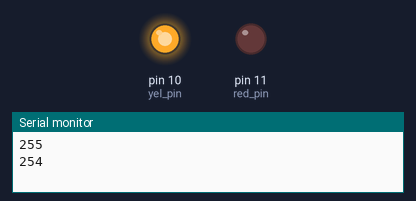
This sketch was run on a simulated Arduino Uno, built with avr-gcc and run on an emulated ATmega328P. Parts: output pins drawn as LEDs (lit = HIGH), the last lines printed to the serial monitor.

Above: at 0.05 s.
At 4.05 s:
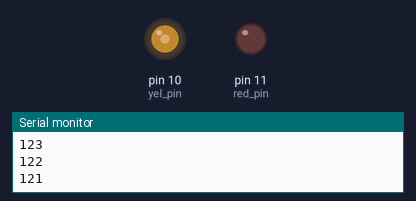
At 8.05 s:
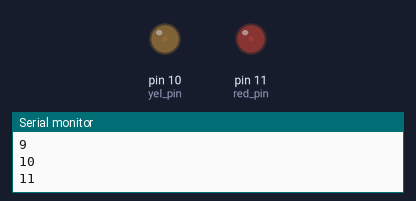
At 15.35 s:
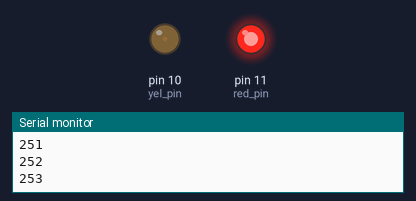
Timing chart, 0 to 20.0 s (numbered marks = the images above):
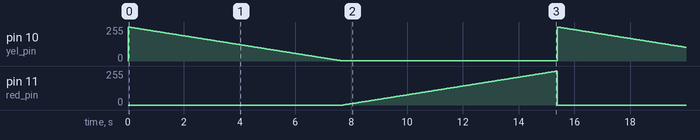

The sketch:

Two_Color_LED_analog.ino
```cpp
int red_pin = 11;
int yel_pin = 10;
int val = 0; // 類比

void setup() {
  Serial.begin(9600);
  pinMode(red_pin, OUTPUT);
  pinMode(yel_pin, OUTPUT);
}

void loop() {
  // 第二次這邊 Serial 已經被我 End 掉了
  // 以 255 為起點，只要 val>0 的情況下，我每執行一次迴圈 val 都會 -1
  for(val=255; val>0; val--){
    analogWrite(yel_pin, val); // 寫入 D10 類比訊號 (255->254->253....->0)
    Serial.println(val, DEC); // 印出來目前的 RGB 是多少（十進制表示）
    delay(30); // 延遲 0.3s
  }
//========我是分隔線===========
  // 以 0 為起點，只要 val<255 的情況下，我每執行一次迴圈 val 都會 +1
  for(val=0; val<255; val++){
    analogWrite(red_pin, val);
    Serial.println(val, DEC);
    delay(30);
  }
  digitalWrite(yel_pin, LOW);
  digitalWrite(red_pin, LOW);
}
```

Measured:
- by itself, pin 10 (yel_pin): ramps from 255/255 to 1/255 and jumps back, once every 15.4 s
- by itself, pin 11 (red_pin): ramps from 0/255 to 254/255 and jumps back, once every 15.4 s
